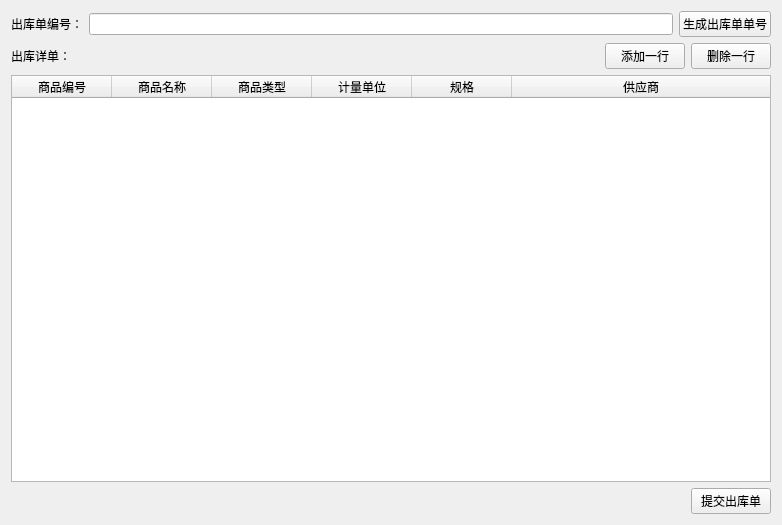
<?xml version="1.0" encoding="UTF-8"?>
<ui version="4.0">
 <class>Form</class>
 <widget class="QWidget" name="Form">
  <property name="geometry">
   <rect>
    <x>0</x>
    <y>0</y>
    <width>782</width>
    <height>525</height>
   </rect>
  </property>
  <property name="windowTitle">
   <string>出库单填写</string>
  </property>
  <layout class="QVBoxLayout" name="verticalLayout">
   <item>
    <layout class="QHBoxLayout" name="horizontalLayout_3">
     <item>
      <widget class="QLabel" name="label">
       <property name="text">
        <string>出库单编号：</string>
       </property>
      </widget>
     </item>
     <item>
      <widget class="QLineEdit" name="lineEdit"/>
     </item>
     <item>
      <widget class="QPushButton" name="gen_code_Button">
       <property name="text">
        <string>生成出库单单号</string>
       </property>
      </widget>
     </item>
    </layout>
   </item>
   <item>
    <layout class="QHBoxLayout" name="horizontalLayout_2">
     <item>
      <widget class="QLabel" name="label_3">
       <property name="text">
        <string>出库详单：</string>
       </property>
      </widget>
     </item>
     <item>
      <spacer name="horizontalSpacer_2">
       <property name="orientation">
        <enum>Qt::Horizontal</enum>
       </property>
       <property name="sizeHint" stdset="0">
        <size>
         <width>40</width>
         <height>20</height>
        </size>
       </property>
      </spacer>
     </item>
     <item>
      <widget class="QPushButton" name="add_Button">
       <property name="text">
        <string>添加一行</string>
       </property>
      </widget>
     </item>
     <item>
      <widget class="QPushButton" name="delete_Button">
       <property name="text">
        <string>删除一行</string>
       </property>
      </widget>
     </item>
    </layout>
   </item>
   <item>
    <widget class="QTableWidget" name="tableWidget">
     <property name="editTriggers">
      <set>QAbstractItemView::NoEditTriggers</set>
     </property>
     <property name="selectionMode">
      <enum>QAbstractItemView::SingleSelection</enum>
     </property>
     <property name="selectionBehavior">
      <enum>QAbstractItemView::SelectRows</enum>
     </property>
     <attribute name="horizontalHeaderStretchLastSection">
      <bool>true</bool>
     </attribute>
     <attribute name="verticalHeaderVisible">
      <bool>false</bool>
     </attribute>
     <column>
      <property name="text">
       <string>商品编号</string>
      </property>
     </column>
     <column>
      <property name="text">
       <string>商品名称</string>
      </property>
     </column>
     <column>
      <property name="text">
       <string>商品类型</string>
      </property>
     </column>
     <column>
      <property name="text">
       <string>计量单位</string>
      </property>
     </column>
     <column>
      <property name="text">
       <string>规格</string>
      </property>
     </column>
     <column>
      <property name="text">
       <string>供应商</string>
      </property>
     </column>
    </widget>
   </item>
   <item>
    <layout class="QHBoxLayout" name="horizontalLayout">
     <item>
      <spacer name="horizontalSpacer">
       <property name="orientation">
        <enum>Qt::Horizontal</enum>
       </property>
       <property name="sizeHint" stdset="0">
        <size>
         <width>40</width>
         <height>20</height>
        </size>
       </property>
      </spacer>
     </item>
     <item>
      <widget class="QPushButton" name="commit_Button">
       <property name="text">
        <string>提交出库单</string>
       </property>
      </widget>
     </item>
    </layout>
   </item>
  </layout>
 </widget>
 <resources/>
 <connections/>
</ui>
